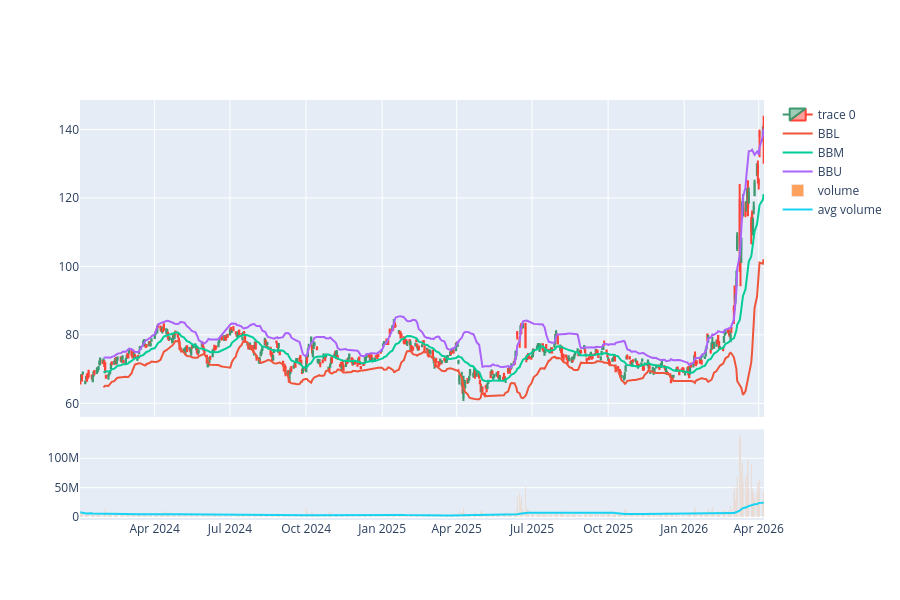

Notebook code cell kept with this figure:
### Code cell
fig = Candle(df).plot()
fig.update_layout(height = 600)

### Figure 1 — Plotly figure (JSON) as saved in the notebook; plotly's stock layout.template omitted (floating-point values rounded to 4 significant figures; data arrays with more than 128 entries replaced by an {"elided": "..."} marker saying what was removed)
{"data": [{"close": {"elided": "567 float values"}, "high": {"elided": "567 float values"}, "low": {"elided": "567 float values"}, "open": {"elided": "567 float values"}, "type": "candlestick", "x": {"elided": "567 str values"}, "xaxis": "x", "yaxis": "y"}, {"name": "BBL", "type": "scatter", "x": {"elided": "567 str values"}, "xaxis": "x", "y": {"elided": "567 float values"}, "yaxis": "y"}, {"name": "BBM", "type": "scatter", "x": {"elided": "567 str values"}, "xaxis": "x", "y": {"elided": "567 float values"}, "yaxis": "y"}, {"name": "BBU", "type": "scatter", "x": {"elided": "567 str values"}, "xaxis": "x", "y": {"elided": "567 float values"}, "yaxis": "y"}, {"name": "volume", "type": "bar", "x": {"elided": "567 str values"}, "xaxis": "x2", "y": {"elided": "567 float values"}, "yaxis": "y2"}, {"name": "avg volume", "type": "scatter", "x": {"elided": "567 str values"}, "xaxis": "x2", "y": {"elided": "567 float values"}, "yaxis": "y2"}], "layout": {"height": 600, "uirevision": "constant", "xaxis": {"anchor": "y", "autorange": true, "domain": [0, 1], "matches": "x2", "rangeslider": {"visible": false}, "showticklabels": false}, "xaxis2": {"anchor": "y2", "domain": [0, 1]}, "yaxis": {"anchor": "x", "autorange": true, "domain": [0.2456, 1]}, "yaxis2": {"anchor": "x2", "domain": [0, 0.2156]}}}
